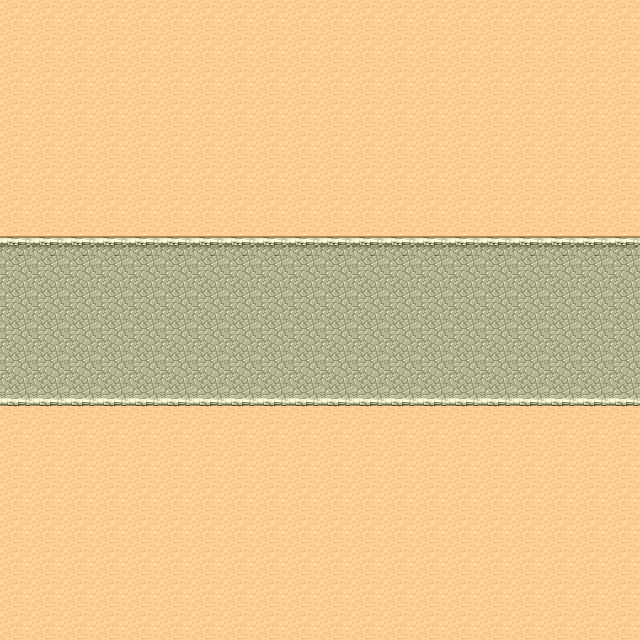

This game map was drawn from its Tiled (.tmx) file and the tilesets committed beside it. A one-line description and the full map source follow:
An orthogonal 20x20 tile map with 32x32 px tiles, 2 tile layers (bgLayer, blockedLayer), 3 tilesets and 7 objects (2x signal, 2x startPoint, 2x zone, crossing).

<map version="1.0" orientation="orthogonal" renderorder="right-down" width="20" height="20" tilewidth="32" tileheight="32" nextobjectid="19">
 <tileset firstgid="1" name="tmw_desert_spacing" tilewidth="32" tileheight="32" spacing="1" margin="1">
  <image source="../images/tmw_desert_spacing.png" width="265" height="199" />
 </tileset>
 <tileset firstgid="49" name="car90" tilewidth="32" tileheight="32">
  <image source="../images/car90.png" width="32" height="32" />
 </tileset>
 <tileset firstgid="50" name="beam" tilewidth="16" tileheight="5">
  <image source="../images/beam.png" width="16" height="5" />
 </tileset>
 <layer name="bgLayer" width="20" height="20">
  <data encoding="csv">
30,30,30,30,30,30,30,30,30,30,30,30,30,30,30,30,30,30,30,30,
30,30,30,30,30,30,30,30,30,30,30,30,30,30,30,30,30,30,30,30,
30,30,30,30,30,30,30,30,30,30,30,30,30,30,30,30,30,30,30,30,
30,30,30,30,30,30,30,30,30,30,30,30,30,30,30,30,30,30,30,30,
30,30,30,30,30,30,30,30,30,30,30,30,30,30,30,30,30,30,30,30,
30,30,30,30,30,30,30,30,30,30,30,30,30,30,30,30,30,30,30,30,
30,30,30,30,30,30,30,30,30,30,30,30,30,30,30,30,30,30,30,30,
30,30,30,30,30,30,30,30,30,30,30,30,30,30,30,30,30,30,30,30,
34,34,34,34,34,34,34,34,34,34,34,34,34,34,34,34,34,34,34,34,
34,34,34,34,34,34,34,34,34,34,34,34,34,34,34,34,34,34,34,34,
34,34,34,34,34,34,34,34,34,34,34,34,34,34,34,34,34,34,34,34,
34,34,34,34,34,34,34,34,34,34,34,34,34,34,34,34,34,34,34,34,
30,30,30,30,30,30,30,30,30,30,30,30,30,30,30,30,30,30,30,30,
30,30,30,30,30,30,30,30,30,30,30,30,30,30,30,30,30,30,30,30,
30,30,30,30,30,30,30,30,30,30,30,30,30,30,30,30,30,30,30,30,
30,30,30,30,30,30,30,30,30,30,30,30,30,30,30,30,30,30,30,30,
30,30,30,30,30,30,30,30,30,30,30,30,30,30,30,30,30,30,30,30,
30,30,30,30,30,30,30,30,30,30,30,30,30,30,30,30,30,30,30,30,
30,30,30,30,30,30,30,30,30,30,30,30,30,30,30,30,30,30,30,30,
30,30,30,30,30,30,30,30,30,30,30,30,30,30,30,30,30,30,30,30
</data>
 </layer>
 <layer name="blockedLayer" width="20" height="20">
  <data encoding="csv">
0,0,0,0,0,0,0,0,0,0,0,0,0,0,0,0,0,0,0,0,
0,0,0,0,0,0,0,0,0,0,0,0,0,0,0,0,0,0,0,0,
0,0,0,0,0,0,0,0,0,0,0,0,0,0,0,0,0,0,0,0,
0,0,0,0,0,0,0,0,0,0,0,0,0,0,0,0,0,0,0,0,
0,0,0,0,0,0,0,0,0,0,0,0,0,0,0,0,0,0,0,0,
0,0,0,0,0,0,0,0,0,0,0,0,0,0,0,0,0,0,0,0,
0,0,0,0,0,0,0,0,0,0,0,0,0,0,0,0,0,0,0,0,
26,26,26,26,26,26,26,26,26,26,26,26,26,26,26,26,26,26,26,26,
0,0,0,0,0,0,0,0,0,0,0,0,0,0,0,0,0,0,0,0,
0,0,0,0,0,0,0,0,0,0,0,0,0,0,0,0,0,0,0,0,
0,0,0,0,0,0,0,0,0,0,0,0,0,0,0,0,0,0,0,0,
0,0,0,0,0,0,0,0,0,0,0,0,0,0,0,0,0,0,0,0,
42,42,42,42,42,42,42,42,42,42,42,42,42,42,42,42,42,42,42,42,
0,0,0,0,0,0,0,0,0,0,0,0,0,0,0,0,0,0,0,0,
0,0,0,0,0,0,0,0,0,0,0,0,0,0,0,0,0,0,0,0,
0,0,0,0,0,0,0,0,0,0,0,0,0,0,0,0,0,0,0,0,
0,0,0,0,0,0,0,0,0,0,0,0,0,0,0,0,0,0,0,0,
0,0,0,0,0,0,0,0,0,0,0,0,0,0,0,0,0,0,0,0,
0,0,0,0,0,0,0,0,0,0,0,0,0,0,0,0,0,0,0,0,
0,0,0,0,0,0,0,0,0,0,0,0,0,0,0,0,0,0,0,0
</data>
 </layer>
 <objectgroup name="objectsLayer">
  <object id="3" name="signal" gid="48" x="304" y="448">
   <properties>
    <property name="from" value="west" />
    <property name="lzId" value="2" />
    <property name="sprite" value="signal" />
    <property name="type" value="signal" />
   </properties>
  </object>
  <object id="5" name="startPoint" gid="49" x="5" y="368">
   <properties>
    <property name="from" value="west" />
    <property name="sprite" value="car" />
    <property name="type" value="carStart" />
   </properties>
  </object>
  <object id="9" name="zone" x="288" y="240" width="64" height="81">
   <properties>
    <property name="geometry" value="yes" />
    <property name="lzId" value="1" />
    <property name="type" value="zone" />
   </properties>
  </object>
  <object id="10" name="startPoint" gid="2147483697" x="604" y="305">
   <properties>
    <property name="from" value="east" />
    <property name="sprite" value="car" />
    <property name="type" value="carStart" />
   </properties>
  </object>
  <object id="11" name="signal" gid="48" x="304" y="224">
   <properties>
    <property name="from" value="east" />
    <property name="lzId" value="1" />
    <property name="sprite" value="signal" />
    <property name="type" value="signal" />
   </properties>
  </object>
  <object id="12" name="zone" x="288" y="322" width="64" height="81">
   <properties>
    <property name="geometry" value="yes" />
    <property name="lzId" value="2" />
    <property name="type" value="zone" />
   </properties>
  </object>
  <object id="13" name="crossing" x="288" y="240" width="64" height="163">
   <properties>
    <property name="geometry" value="yes" />
    <property name="type" value="crossing" />
   </properties>
  </object>
 </objectgroup>
</map>
